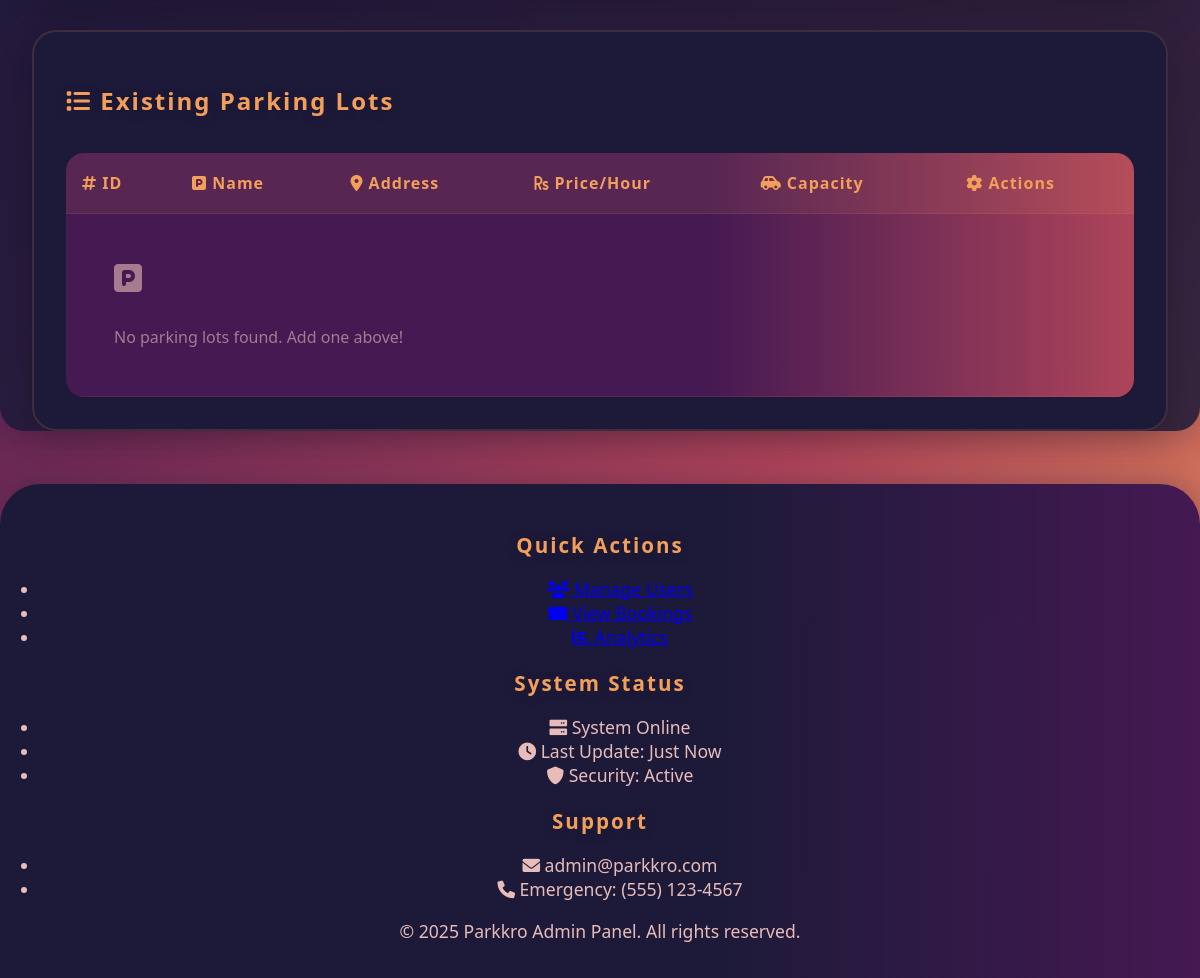
The app's page /admin/dashboard (signed in, lower part), older data.
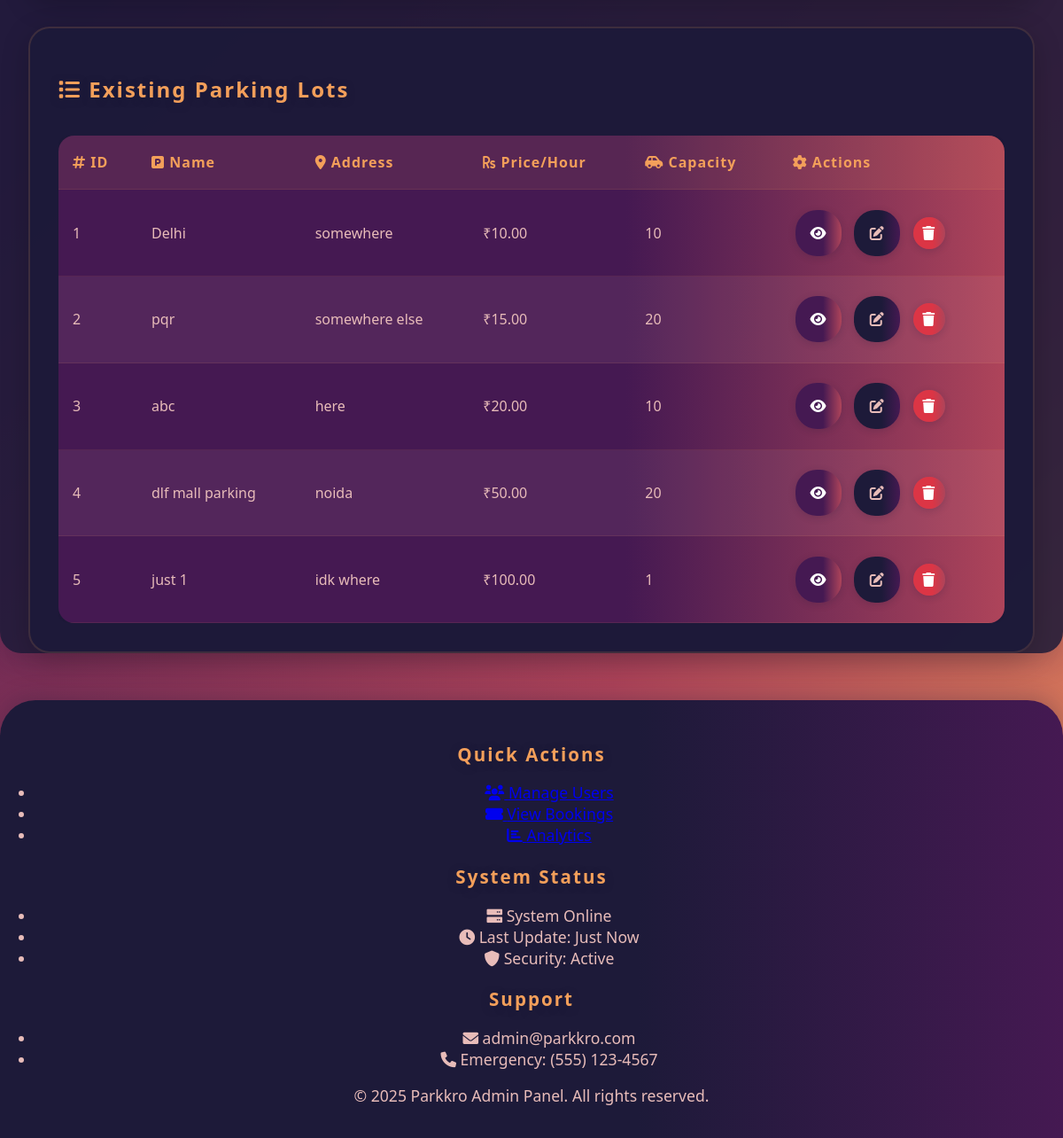
The same page, newer data.
### models/models.py (models this page shows)
class ParkingLot(db.Model):
    __tablename__ = 'parking_lots'
    id = db.Column(db.Integer, primary_key=True)
    name = db.Column(db.String(100), nullable=False)
    address = db.Column(db.String(200), nullable=False)
    pincode = db.Column(db.String(10), nullable=False)
    price_per_hour = db.Column(db.Float, nullable=False)
    capacity = db.Column(db.Integer, nullable=False)
    spots = db.relationship('ParkingSpot', backref='parking_lot', lazy=True, cascade="all, delete-orphan")

### app.py (the view, shortened to what this page needs)
@app.route('/admin/dashboard', methods=['GET', 'POST'])
def admin_dashboard():
    if not session.get('is_admin'):
        flash("You must be an admin to access this page.", "error")
        return redirect(url_for('login'))
    all_lots = ParkingLot.query.all()
    return render_template('admin_dashboard.html', lots=all_lots)

### app.py (called while the page is built)
@app.context_processor
def inject_current_user():
    user_id = session.get('user_id')
    user = None
    if user_id:
        user = User.query.get(user_id)
    return dict(current_user=user)

### templates/admin_dashboard.html (shortened to what the changed rows need)
<!DOCTYPE html>
<html lang="en">
<head>
    <link rel="stylesheet" href="{{ url_for('static', filename='css/styles.css') }}">
    <link rel="stylesheet" href="{{ url_for('static', filename='css/main.css') }}">
    <link href="https://cdnjs.cloudflare.com/ajax/libs/font-awesome/6.0.0/css/all.min.css" rel="stylesheet">
</head>
<body>
    <main class="dashboard-container">
        <div class="dashboard-section">
            <h2><i class="fas fa-list"></i> Existing Parking Lots</h2>
            <div class="lot-table-container">
                <table class="lot-table">
                    <thead>
                        <tr>
                            <th><i class="fas fa-hashtag"></i> ID</th>
                            <th><i class="fas fa-parking"></i> Name</th>
                            <th><i class="fas fa-map-marker-alt"></i> Address</th>
                            <th><i class="fas fa-rupee-sign"></i> Price/Hour</th>
                            <th><i class="fas fa-car-side"></i> Capacity</th>
                            <th><i class="fas fa-cog"></i> Actions</th>
                        </tr>
                    </thead>
                    <tbody>
                        {% for lot in lots %}
                        <tr>
                            <td>{{ lot.id }}</td>
                            <td>{{ lot.name }}</td>
                            <td>{{ lot.address }}</td>
                            <td>₹{{ '%.2f'|format(lot.price_per_hour) }}</td>
                            <td>{{ lot.capacity }}</td>
                            <td class="action-buttons">
                                <a href="{{ url_for('view_lot_details', lot_id=lot.id) }}" class="btn btn-info" title="View Details">
                                    <i class="fas fa-eye"></i>
                                </a>
                                <a href="{{ url_for('edit_lot', lot_id=lot.id) }}" class="btn btn-primary" title="Edit Lot">
                                    <i class="fas fa-edit"></i>
                                </a>
                                <form action="{{ url_for('delete_lot', lot_id=lot.id) }}" method="POST" class="inline-form">
                                    <button type="submit" class="btn btn-danger" title="Delete Lot"
                                            onclick="return confirm('Are you sure you want to delete this lot?');">
                                        <i class="fas fa-trash"></i>
                                    </button>
                                </form>
                            </td>
                        </tr>
                        {% else %}
                        <tr>
                            <td colspan="6" class="empty-state">
                                <i class="fas fa-parking fa-2x"></i>
                                <p>No parking lots found. Add one above!</p>
                            </td>
                        </tr>
                        {% endfor %}
                    </tbody>
                </table>
            </div>
        </div>
    </main>
</body>
</html>

Row changes from the older to the newer data that the page shows:
added ParkingLot: id "1", name "Delhi", address "somewhere", price_per_hour "10.00", capacity "10"
added ParkingLot: id "2", name "pqr", address "somewhere else", price_per_hour "15.00", capacity "20"
added ParkingLot: id "3", name "abc", address "here", price_per_hour "20.00", capacity "10"
added ParkingLot: id "4", name "dlf mall parking", address "noida", price_per_hour "50.00", capacity "20"
added ParkingLot: id "5", name "just 1", address "idk where", price_per_hour "100.00", capacity "1"
Text that changed along with them:
text no longer shown: "No parking lots found. Add one above!"
